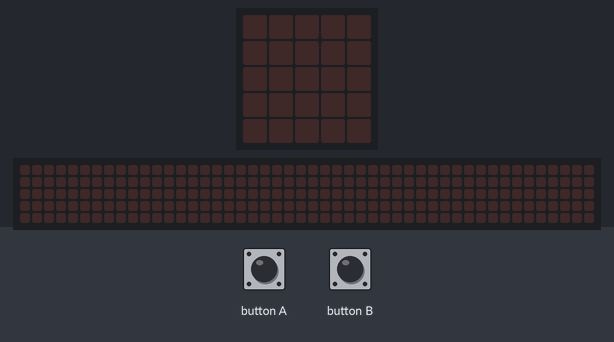
This program was run on a simulated BBC micro:bit (MakeCode). On the bench: the board's 5×5 LED display, a strip that is not on the board, showing the scrolling text unrolled. The test bench sets the inputs (shaded band). The 48×5 strip is a reading aid, not a part: it shows the text the display is scrolling, unrolled, one strip-width of it at a time.

Above: at 1.2 s.
1.3 s: button B pressed for 0.15 s
At 1.6 s:
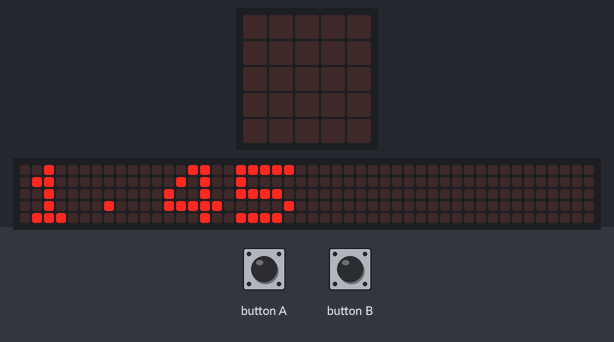
4.3 s: button B pressed for 0.15 s
At 9.41 s:
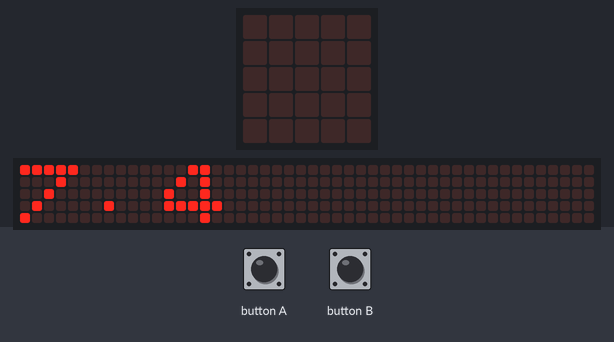
Timing chart, 0 to 10.9 s (numbered marks = the images above; inputs shaded):
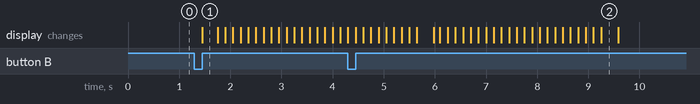

Measured:
- after the input at 1.3 s, the display: changes after 0.15 s (image 1)

The program:

main.ts
```typescript
let start = 0
let elapsed = 0
input.onButtonPressed(Button.A, function () {
    start = input.runningTime()
})
input.onButtonPressed(Button.B, function () {
    elapsed += input.runningTime() - start
    basic.showNumber(elapsed / 1000)
})
basic.forever(function () {

})
```

test.ts
```typescript
// les tests vont ici ; cela ne sera pas compilé si ce paquet est utilisé en tant qu'extension.
```
